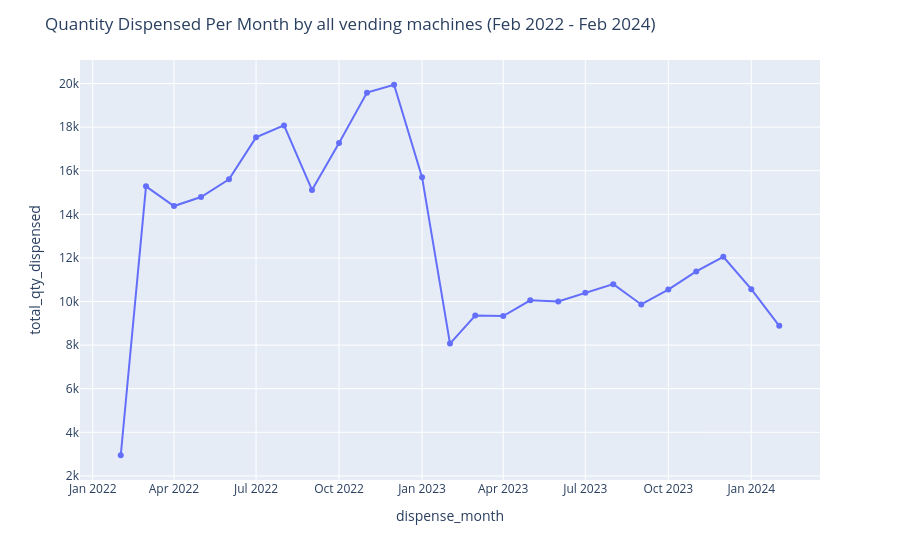

The notebook cell saved with this chart:
### Code cell
import plotly.express as px

df = pd.concat([inv_2022_df, inv_2023_df, inv_2024_df])
fig = px.line(
    df,
    x=df.index,
    y="total_qty_dispensed",
    markers=True
)
# fig.update_xaxes(type="category")   # force categorical axis
fig.update_layout(title="Quantity Dispensed Per Month by all vending machines\n(Feb 2022 - Feb 2024)")
fig.show()

### Figure 1 — Plotly figure (JSON) as saved in the notebook; plotly's stock layout.template omitted (floating-point values rounded to 4 significant figures)
{"data": [{"hovertemplate": "dispense_month=%{x}<br>total_qty_dispensed=%{y}<extra></extra>", "legendgroup": "", "line": {"color": "#636efa", "dash": "solid"}, "marker": {"symbol": "circle"}, "mode": "lines+markers", "name": "", "orientation": "v", "showlegend": false, "type": "scatter", "x": ["2022-02-01T00:00:00", "2022-03-01T00:00:00", "2022-04-01T00:00:00", "2022-05-01T00:00:00", "2022-06-01T00:00:00", "2022-07-01T00:00:00", "2022-08-01T00:00:00", "2022-09-01T00:00:00", "2022-10-01T00:00:00", "2022-11-01T00:00:00", "2022-12-01T00:00:00", "2023-01-01T00:00:00", "2023-02-01T00:00:00", "2023-03-01T00:00:00", "2023-04-01T00:00:00", "2023-05-01T00:00:00", "2023-06-01T00:00:00", "2023-07-01T00:00:00", "2023-08-01T00:00:00", "2023-09-01T00:00:00", "2023-10-01T00:00:00", "2023-11-01T00:00:00", "2023-12-01T00:00:00", "2024-01-01T00:00:00", "2024-02-01T00:00:00"], "xaxis": "x", "y": [2947, 15283, 14378, 14793, 15607, 17530, 18077, 15119, 17266, 19581, 19943, 15702, 8068, 9356, 9330, 10054, 10001, 10401, 10796, 9865, 10546, 11379, 12053, 10567, 8886], "yaxis": "y"}], "layout": {"legend": {"tracegroupgap": 0}, "margin": {"t": 60}, "title": {"text": "Quantity Dispensed Per Month by all vending machines\n(Feb 2022 - Feb 2024)"}, "xaxis": {"anchor": "y", "domain": [0, 1], "title": {"text": "dispense_month"}}, "yaxis": {"anchor": "x", "domain": [0, 1], "title": {"text": "total_qty_dispensed"}}}}
